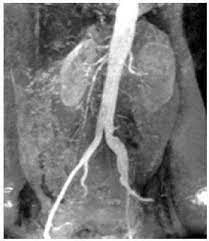
#> input picture resim.jpg, 209 x 241 px
$ python 'ödev2.py'
#> lines starting #> are read from the running program, lines starting #| are printed output that depends on the picture
import cv2 as cv

img = cv.imread ("resim.jpg",0)
#> img is the input picture: shape (241, 209); min 0, max 255, mean 121.3
img_yukseklik = img.shape[0]
#> img_yukseklik = 241
img_genislik = img.shape[1]
#> img_genislik = 209
cv.imshow("original",img)
cv.waitKey()

for a in range (0,img_yukseklik):
    for b in range (0,img_genislik):
        img[a][b] = 255-img[a][b]
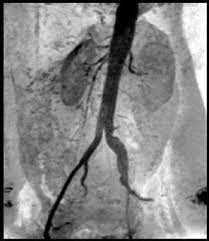
#> img: shape (241, 209); min 0, max 255, mean 133.7
cv.imshow("inverted",img)
cv.waitKey()
